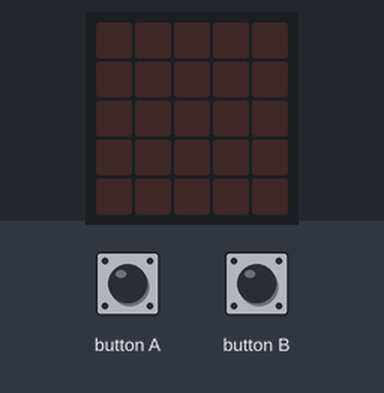
A program run on a simulated BBC micro:bit (MakeCode). On the bench: the board's 5×5 LED display. Inputs (shaded band) come from the test bench.

Above: at 1.2 s.
1.3 s: button A pressed for 0.15 s
At 2.5 s:
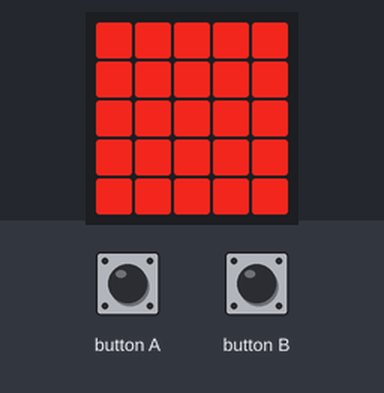
2.9 s: button B pressed for 0.15 s
At 3.7 s:
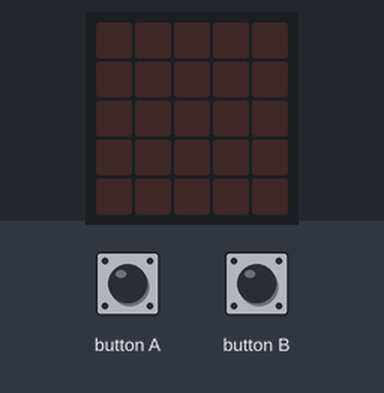
Timing chart, 0 to 5.9 s (numbered marks = the images above; inputs shaded):
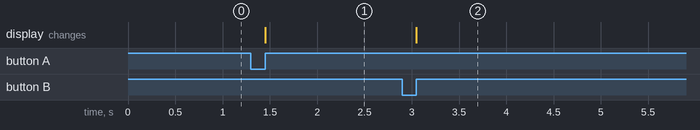

Measured:
- after the input at 1.3 s, the display: changes after 0.15 s (image 1)
- after the input at 2.9 s, the display: changes after 0.15 s (image 2)

The program:

main.ts
```typescript
input.onButtonPressed(Button.A, function () {
    led.setBrightness(105)
    if (led.brightness() < 80) {
        led.setBrightness(255)
        basic.showLeds(`
            # # # # #
            # # # # #
            # # # # #
            # # # # #
            # # # # #
            `)
    } else if (led.brightness() < 120) {
        led.setBrightness(212)
        basic.showLeds(`
            # # # # #
            # # # # #
            # # # # #
            # # # # #
            # # # # #
            `)
    }
})
input.onButtonPressed(Button.B, function () {
    led.setBrightness(0)
})
```

test.ts
```typescript
// Hier kann man Tests durchführen; diese Datei wird nicht kompiliert, wenn dieses Paket als Erweiterung verwendet wird.
```
